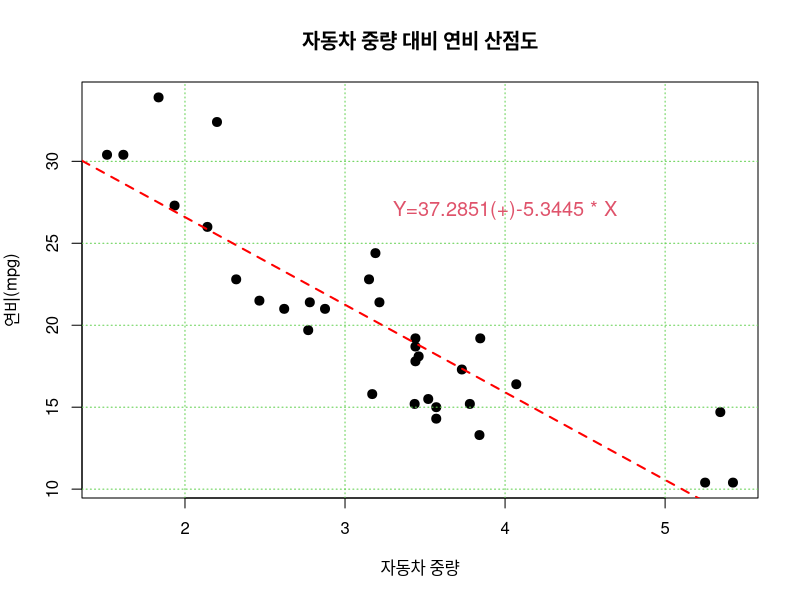
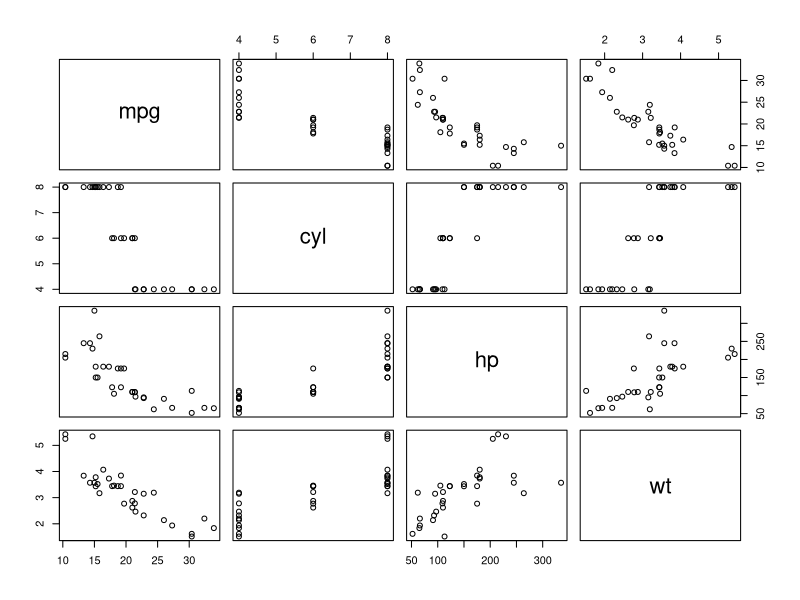
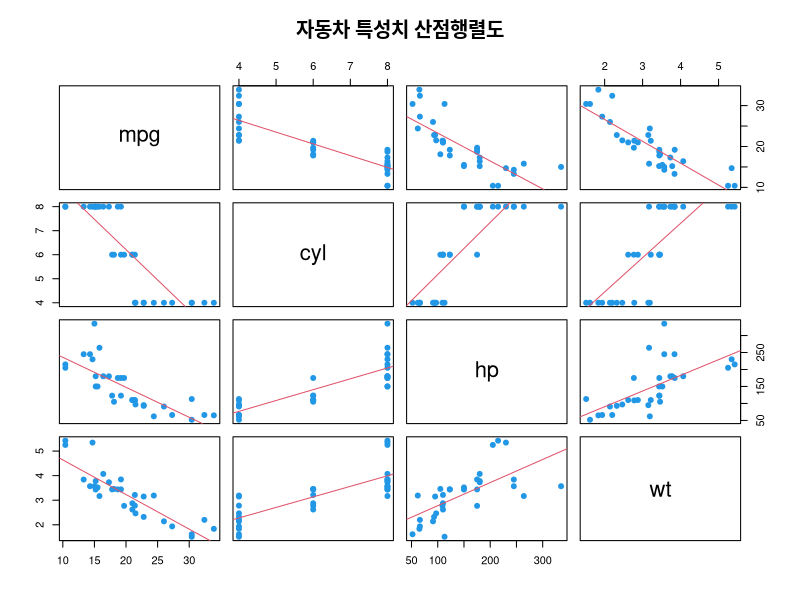

Recreate these plots in R, in order.


Package_Data_List <- data(package = .packages(all.available = TRUE))
head(Package_Data_List$results)
# 패키지별 데이터 셋 정보의 상위 6개 항목을 확인

data("mtcars")
head(mtcars)
# inner data set 

?mtcars

str(mtcars)

#데이터의 변수를 직접 이용 
attach(mtcars)

#그래프의 창 크기를 설정
win.graph(7,5)

#단순 선점도 (중량 대비 연비)
plot(wt , mpg , main="자동차 중량 대비 연비 산점도", xlab="자동차 중량", ylab="연비(mpg)", pch=19, cex=1.2)

grid(col=3)

#단순회귀 적합선 추가 : lm(y~x) 함수 , abline()함수 

sr <- lm(mpg~wt)
sr

abline(sr , lty=2, lwd=2, col="red")

#단순회귀 적합선 식 표시 

text(4,27, labels = paste0("Y=" , round(sr$coef[[1]],4),"(+)", round(sr$coef[[2]],4), " * X"), col=2, cex=1.2)

# R패키지에 있는 'mtcars' 데이터를 이용하여 , 자동차 연비(mpg), 기통(cyl) , 출력(hp) , 중량(wt) 등 4가지간의 선점도를 작성한다.


# 산점 앵렬도 : 여러 변수들의 상관관계를 동시에 나타낸다.

pairs(mtcars[c(1, 2, 4, 6)])

pairs(~mpg+cyl+hp+wt, data = mtcars, main="자동차 특성치 산점행렬도", panel=function(x,y) 
  {points(x,y, pch=19, col=4); abline(lm(y~x), col=2)})
